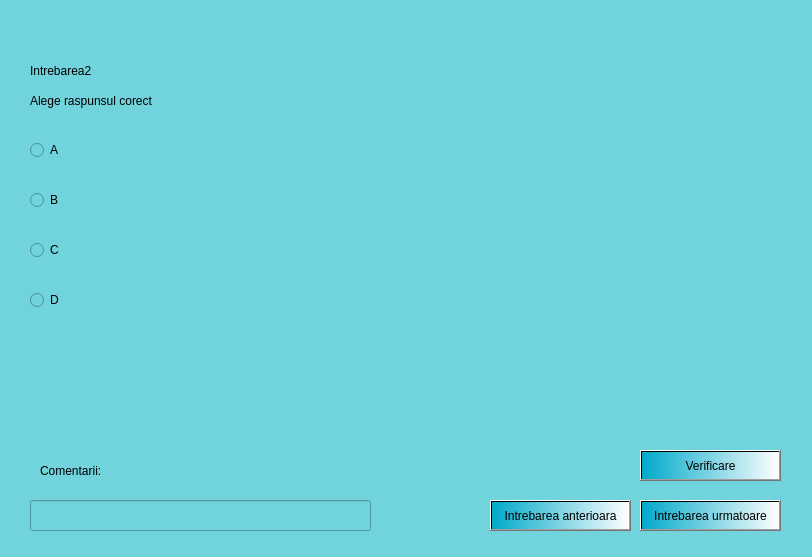
<?xml version="1.0" encoding="UTF-8"?>
<ui version="4.0">
 <class>SecDialog</class>
 <widget class="QDialog" name="SecDialog">
  <property name="geometry">
   <rect>
    <x>0</x>
    <y>0</y>
    <width>812</width>
    <height>557</height>
   </rect>
  </property>
  <property name="windowTitle">
   <string>Dialog</string>
  </property>
  <property name="styleSheet">
   <string notr="true">background-color:rgb(113, 211, 220);</string>
  </property>
  <widget class="QLabel" name="label">
   <property name="geometry">
    <rect>
     <x>30</x>
     <y>80</y>
     <width>141</width>
     <height>41</height>
    </rect>
   </property>
   <property name="text">
    <string>Alege raspunsul corect</string>
   </property>
  </widget>
  <widget class="QRadioButton" name="radioButton">
   <property name="geometry">
    <rect>
     <x>30</x>
     <y>140</y>
     <width>95</width>
     <height>20</height>
    </rect>
   </property>
   <property name="text">
    <string>A</string>
   </property>
  </widget>
  <widget class="QRadioButton" name="radioButton_2">
   <property name="geometry">
    <rect>
     <x>30</x>
     <y>190</y>
     <width>95</width>
     <height>20</height>
    </rect>
   </property>
   <property name="text">
    <string>B</string>
   </property>
  </widget>
  <widget class="QRadioButton" name="radioButton_3">
   <property name="geometry">
    <rect>
     <x>30</x>
     <y>240</y>
     <width>95</width>
     <height>20</height>
    </rect>
   </property>
   <property name="text">
    <string>C</string>
   </property>
  </widget>
  <widget class="QRadioButton" name="radioButton_4">
   <property name="geometry">
    <rect>
     <x>30</x>
     <y>290</y>
     <width>95</width>
     <height>20</height>
    </rect>
   </property>
   <property name="text">
    <string>D</string>
   </property>
  </widget>
  <widget class="QPushButton" name="pushButton">
   <property name="geometry">
    <rect>
     <x>640</x>
     <y>500</y>
     <width>141</width>
     <height>31</height>
    </rect>
   </property>
   <property name="styleSheet">
    <string notr="true">background-color:qlineargradient(spread:reflect, x1:0, y1:0, x2:1, y2:0, stop:0 rgba(0, 169, 202, 255), stop:1 rgba(255, 255, 255, 255));</string>
   </property>
   <property name="text">
    <string>Intrebarea urmatoare</string>
   </property>
  </widget>
  <widget class="QPushButton" name="pushButton_2">
   <property name="geometry">
    <rect>
     <x>490</x>
     <y>500</y>
     <width>141</width>
     <height>31</height>
    </rect>
   </property>
   <property name="styleSheet">
    <string notr="true">background-color:qlineargradient(spread:reflect, x1:0, y1:0, x2:1, y2:0, stop:0 rgba(0, 169, 202, 255), stop:1 rgba(255, 255, 255, 255));</string>
   </property>
   <property name="text">
    <string>Intrebarea anterioara</string>
   </property>
  </widget>
  <widget class="QLabel" name="label_2">
   <property name="geometry">
    <rect>
     <x>30</x>
     <y>60</y>
     <width>81</width>
     <height>21</height>
    </rect>
   </property>
   <property name="text">
    <string>Intrebarea2</string>
   </property>
  </widget>
  <widget class="QLabel" name="label_3">
   <property name="geometry">
    <rect>
     <x>40</x>
     <y>460</y>
     <width>71</width>
     <height>21</height>
    </rect>
   </property>
   <property name="text">
    <string>Comentarii:</string>
   </property>
  </widget>
  <widget class="QLineEdit" name="lineEdit">
   <property name="geometry">
    <rect>
     <x>30</x>
     <y>500</y>
     <width>341</width>
     <height>31</height>
    </rect>
   </property>
  </widget>
  <widget class="QPushButton" name="pushButton_3">
   <property name="geometry">
    <rect>
     <x>640</x>
     <y>450</y>
     <width>141</width>
     <height>31</height>
    </rect>
   </property>
   <property name="styleSheet">
    <string notr="true">background-color:qlineargradient(spread:pad, x1:0, y1:0, x2:1, y2:0, stop:0 rgba(0, 169, 202, 255), stop:1 rgba(255, 255, 255, 255));</string>
   </property>
   <property name="text">
    <string>Verificare</string>
   </property>
  </widget>
 </widget>
 <resources/>
 <connections/>
</ui>
